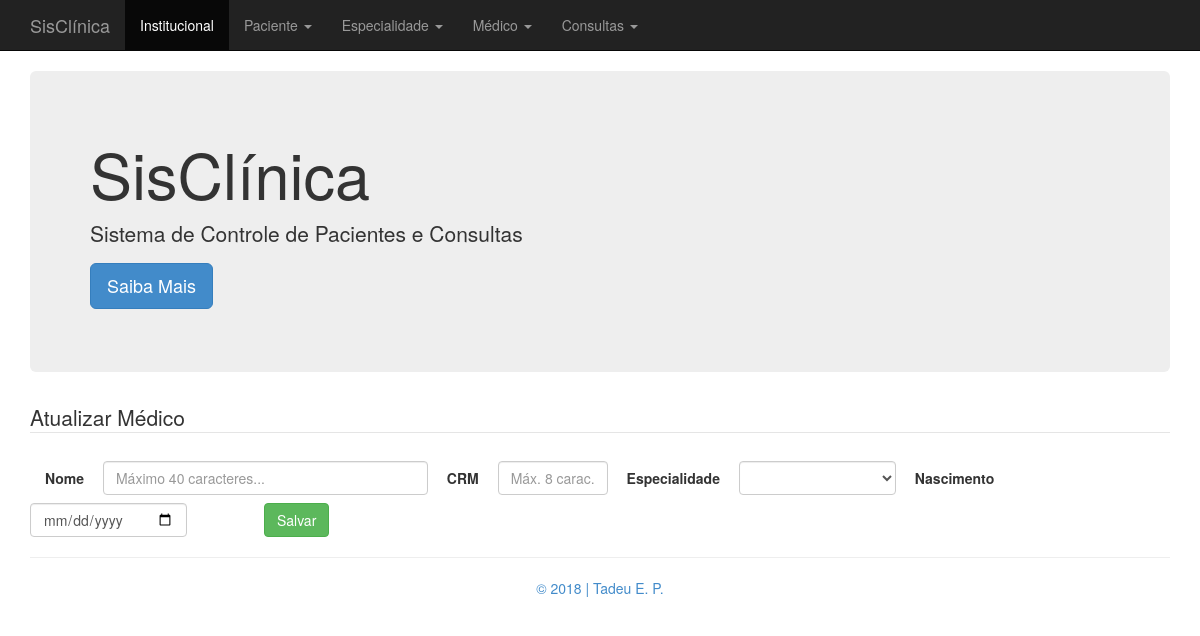
Page /index.php?pagina=atualizar_medico.php&idMedico=4 on the earlier database version.
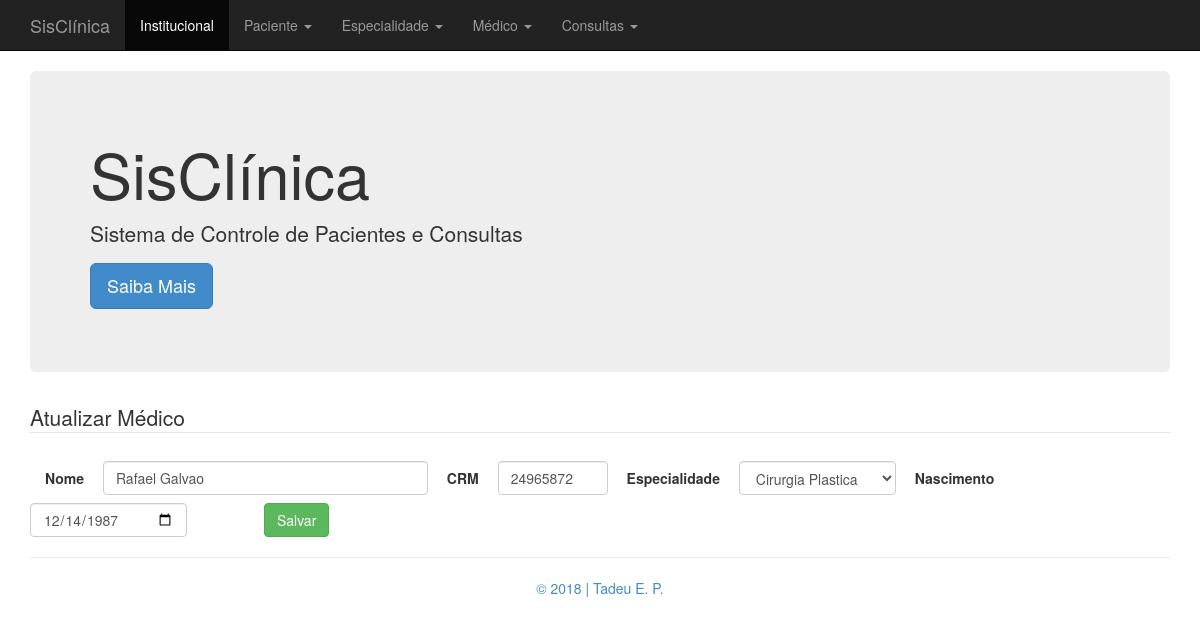
Same page on the later database version.
### tables this page shows
CREATE TABLE IF NOT EXISTS `medico` (
  `id_medico` INT NOT NULL AUTO_INCREMENT COMMENT 'Id da Tabela medico',
  `nome_medico` VARCHAR(40) CHARACTER SET 'utf8' COLLATE 'utf8_general_ci' NOT NULL COMMENT 'Nome do Médico',
  `crm_medico` VARCHAR(8) CHARACTER SET 'utf8' COLLATE 'utf8_general_ci' NOT NULL COMMENT 'CRM do Médico\nMáximo 8 números',
  `data_nasc_medico` DATE NOT NULL COMMENT 'Data de Nascimento do Médico',
  `especialidade_id_especialidade` INT NOT NULL,
  PRIMARY KEY (`id_medico`, `especialidade_id_especialidade`),
  UNIQUE INDEX `id_medico_UNIQUE` (`id_medico` ASC),
  INDEX `fk_medico_especialidade1_idx` (`especialidade_id_especialidade` ASC),
  CONSTRAINT `fk_medico_especialidade1`
    FOREIGN KEY (`especialidade_id_especialidade`)
    REFERENCES `especialidade` (`id_especialidade`)
    ON DELETE CASCADE
    ON UPDATE CASCADE);

CREATE TABLE IF NOT EXISTS `especialidade` (
  `id_especialidade` INT NOT NULL AUTO_INCREMENT COMMENT 'Id da Tabela especialidade',
  `descricao_especialidade` VARCHAR(40) CHARACTER SET 'utf8' COLLATE 'utf8_general_ci' NOT NULL COMMENT 'Descrição (nome) da Especialidade Médica',
  PRIMARY KEY (`id_especialidade`),
  UNIQUE INDEX `id_especialidade_UNIQUE` (`id_especialidade` ASC));

### class/Medico.php (called while the page is built, shortened)
<?php
include "Conexao.php";
class Medico {
    private $idMedico;
    private $idMedicoEspecialidade;
    public function getIdMedico() {
        return $this->idMedico;
    }
    public function setIdMedico($idMedico) {
        $this->idMedico = $idMedico;
    }
    public function getIdMedicoEspecialidade() {
        return $this->idMedicoEspecialidade;
    }
    public function setIdMedicoEspecialidade($idMedicoEspecialidade) {
        $this->idMedicoEspecialidade = $idMedicoEspecialidade;
    }
    public function listarMedicoId() {
        $strSql = "SELECT * FROM medico INNER JOIN especialidade ON medico.especialidade_id_especialidade = especialidade.id_especialidade WHERE id_medico = ".$this->getIdMedico()."";
        $rs = Conexao::executaSql($strSql);
        return $rs;
    }
    public function listarEspecialidade() {
        $strSql = "SELECT * FROM especialidade";
        $rs = Conexao::executaSql($strSql);
        return $rs;
    }
}

### class/Conexao.php (called while the page is built, shortened)
<?php
class Conexao {
	public static function abrirConexao() {
		$mysql_usuario = "root";
		$mysql_password = "mysql1985";
		$mysql_database = "clinica_tadeu";
		$mysql_host  = "localhost";
		$varcon = mysqli_connect($mysql_host, $mysql_usuario, $mysql_password, $mysql_database);
		if ($varcon)
			return($varcon);
		  else
			return(false);
	}
	public static function fecharConexao($varcon) {
		if(mysqli_close($varcon))
			return(true);
		else
			return(false);
	}
	public static function executaSql($strSql) {
		$linkCon = Conexao::abrirConexao();
		$resultado = mysqli_query($linkCon, $strSql);
	   	return $resultado;
	}
}

### atualizar_medico.php (the view)
<?php
    include 'class/Medico.php';
    $medico = new Medico();
    $medico->setIdMedico($_GET['idMedico']);
    $rs = $medico->listarMedicoId();
    $linha = mysqli_fetch_array($rs, MYSQLI_ASSOC);
    $medicoEspecialidadeAuxiliar = $linha['descricao_especialidade'];
echo '
<div class="container">
    <legend>Atualizar Médico</legend>
    <form action="index.php?pagina=processar_atualizacao_medico.php&idMedico='.$linha['id_medico'].'" method="post">
        <div class="form-inline ">
            <div class="col-lg-13">
                <label class="form-group">Nome</label>
                <input maxlength="40" style="width: 325px;" type="text" name="nome" class="form-control" placeholder="Máximo 40 caracteres..." required value="'.$linha['nome_medico'].'">
                <label class="form-group">CRM</label>
                <input maxlength="8" style="width: 110px;" id="crm" type="text" name="crm" class="form-control" placeholder="Máx. 8 carac." required value="'.$linha['crm_medico'].'">
                <label class="form-group">Especialidade</label>
                <select id="especialidade" name="especialidade" style="width: 157px;" class="form-control" placeholder="Especialidade..." required>
                    <option value="'.$linha['id_especialidade'].'">'.$linha['descricao_especialidade'].'</option>';
                    $medicoEspecialidade = new Medico();
                    $consulta = $medicoEspecialidade->listarEspecialidade();
                    while($linhaEsp = mysqli_fetch_array($consulta, MYSQLI_ASSOC)) {
                        $medicoEspecialidade->setIdMedicoEspecialidade($linhaEsp['id_especialidade']);
                        $medicoEspecialidade->setDescricaoMedicoEspecialidade($linhaEsp['descricao_especialidade']);
                        if ($medicoEspecialidade->getDescricaoMedicoEspecialidade() === $medicoEspecialidadeAuxiliar) {
                            $especialidadeCombo = '';
                        } else {
                            $especialidadeCombo = '<option value="'.$medicoEspecialidade->getIdMedicoEspecialidade().'">'.$medicoEspecialidade->getDescricaoMedicoEspecialidade().'</option>';
                        }
                        echo $especialidadeCombo;
                    }
                echo '
                </select>
                <label class="form-group">Nascimento</label>
                <input style="width: 157px;" type="date" name="dataNascimento" class="form-control" required value="'.$linha['data_nasc_medico'].'">
                <button style="width: 185p; margin-left: 73px;" type="submit" class="btn btn-success">Salvar</button>
            </div>
        </div>
    </form>
</div>
';

Differences in the rows shown:
added medico: nome "Rafael Galvao", crm "24965872", especialidade "Cirurgia Plastica", dataNascimento "12/14/1987"
